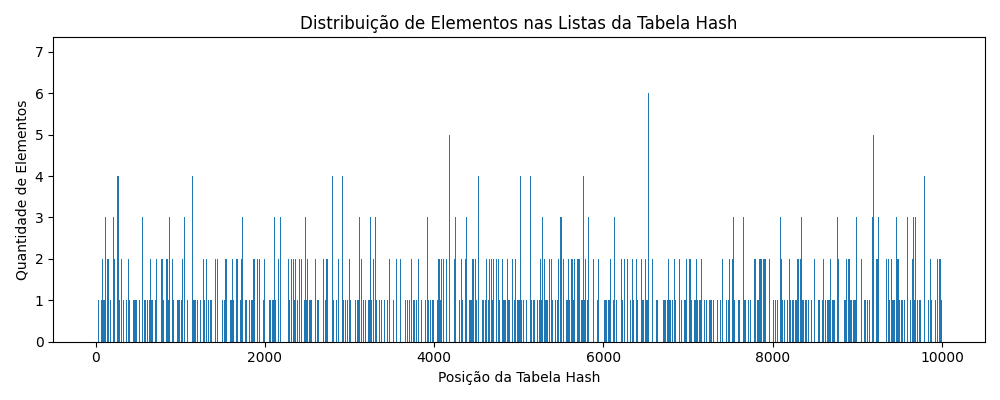

This figure's Python source:
import matplotlib.pyplot as plt

# Lê o arquivo distribuiçao.txt e armazena os valores em uma lista
with open("distribuicao.txt") as f:
    distribuicao = [int(line.strip()) for line in f if line.strip()]

# Gera o gráfico
plt.figure(figsize=(10, 4))
plt.bar(range(len(distribuicao)), distribuicao)
plt.xlabel("Posição da Tabela Hash")
plt.ylabel("Quantidade de Elementos")
plt.title("Distribuição de Elementos nas Listas da Tabela Hash")
plt.tight_layout()
plt.savefig("grafico.png")
# plt.show()